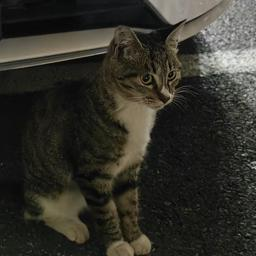
%> input picture new_STDM/5 cat256_rgb.jpg, 256 x 256 px
$ octave test_psnr.m   (GNU Octave 9; MATLAB toolbox functions it lacks are replaced by stand-ins)
%> lines starting %> are read from the running program, lines starting %| are printed output that depends on the picture; in (x1, y1, x2, y2) boxes, pixels count from 0 and x2, y2 are one past the last pixel; in counts of white or black regions, pixels touching at a corner belong together; the program's own positions count from 1
### new_STDM/psnr_fun_rgb2.m
function [peak_snr_wn] = psnr_fun_rgb2(img_name,Delta)
%> called with img_name = '5 cat256_rgb.jpg', Delta = 30
tic;
order = 31;
T_multiply = 10000;
sigma_E = 10^5;
T = 3000;
R = 3;
% M1 >= M_D > len_skm >= L
L = 30; % 水印长度
M_D = 50;  % 所有标准正交向量个数
len_skm = 40; % 要嵌入水印的标准正交向量个数
M1 = 60; % 低频zernike矩系数的个数
% [5 lines of commented-out code are left out]

T1 = floor(T/2);
% T2 = T-T1;

% img_name = "lena512.bmp";
img_rgb = imread(img_name);
%> img_rgb is the input picture: size 256x256x3 uint8; mean R, G, B 50.2, 48.8, 41.4
% uint8->double
img_rgb = double(img_rgb);
%> img_rgb: size 256x256x3 double
img = img_rgb(:,:,1);
% 展示图像
% figure('Name', '原始图像');
% imshow(uint8(img));

%zernike正变换，得到Anm, Vnm
PQ = zernike_orderlist(order,1);
% [V]=zernike_V(img, order);
[A]=zernike_A2(img, PQ);
%> in zernike_A2, `mask(inside) = ones(size(inside));`:
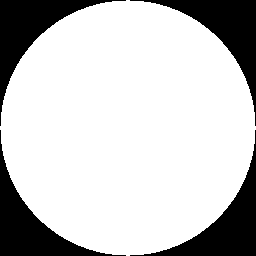
%> mask: size 256x256 double; values 0 (black) and 1 (white), 77.9% white; 4 black regions, box (x1, y1, x2, y2) and area: (0, 0, 126, 126) 3614, (130, 0, 256, 126) 3614, (0, 130, 126, 256) 3614, (130, 130, 256, 256) 3614
%> after the loop in zernike_A2, `for k=1:length(PQ)`:
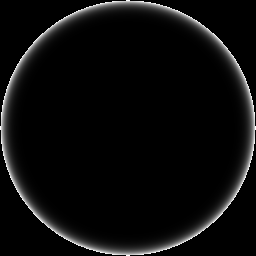
%> R: size 256x256 double; min 0, max 1, mean 0.0474; drawn with min black and max white
%> after the loop in zernike_A2, `for k=1:length(PQ)`:
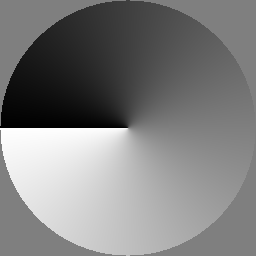
%> phase: size 256x256 double; min -97.27, max 97.27, mean 0; drawn with min black and max white
% [A]=zernike_A(img, V, PQ);
img_size = size(img);        %图像大小
%> img_size = [256 256]

% 选取低阶zernike系数嵌入水印
in = find(PQ(:,1)<31 & PQ(:,2)>0 & mod(PQ(:,2),4)~=0);
if length(in) < L
    fprintf("wrong:length(in) < water_length\n");
end

% 标记高阶和低阶系数的下标
flag = zeros(1,length(PQ));   % flag: 1×len(PQ)
flag(in(1:M1)) = 1;

% 计算除去order内像素的图像
img_else = img;
for k = 1:M1
    A_enc_complex=A(in(k));
    Ain=find(abs(A)==abs(A_enc_complex));
    V1 = zernike_V2(img_size, PQ, in(k));
    V2 = zernike_V2(img_size, PQ, Ain(1));
    img_else=img_else-(A(in(k))*V1+conj(A(in(k)))*V2);
%     img_else=img_else-(A(in(k))*V(:,:,in(k))+conj(A(in(k)))*V(:,:,Ain(1)));
end
%> this loop made 60 passes
%> Ain on passes 1 to 12: [2; 3], [4; 6], [8; 9], [7; 10], [12; 14], [18; 19], [17; 20], [16; 21], [24; 26], [22; 28], [32; 33], [31; 34]
%> pass 1, in psnr_fun_rgb2, `img_else=img_else-(A(in(k))*V1+conj(A(in(k)))*V2);`:
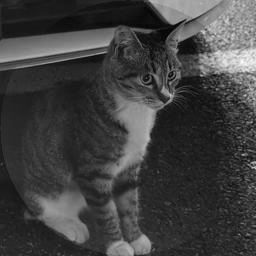
%> img_else: size 256x256 double; min -13.36, max 238, mean 50.2; drawn with min black and max white
%> after the loop:
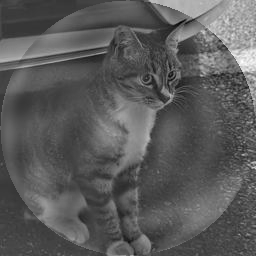
%> img_else: size 256x256 double; min -53.79, max 238, mean 50.2; drawn with min black and max white
% figure;imshow(uint8(img_else));

A_enc_abs = abs(T_multiply*A/A(1));
%> A_enc_abs = 528 values, max 10000 at index 1, min 36.92 at index 81, mean 767.7

% 生成加密查找表
ELUT = ELUT_Gen(sigma_E,T);
G_zero = 1;
% G
while isempty(G_zero) == 0
    %G：T×L
    G = zeros(T,L);
    for i=T1+1:T
        j=randi([1,L]);
        G(i,j)=1;
    end
    sum_G =sum(G);
    G_zero = find(sum_G<R);
end

% 生成标准正交向量S
[S_l,Sym_l,SA_l,SAl_index] = S_Gen(flag,M_D,len_skm,PQ);
% 生成密钥
[sk_a,sk_w] = Sk_Gen(G,M_D,SAl_index,T1,T,L,len_skm,R);

delta = round(Delta*rand(len_skm,1)) - Delta/2;
% delta = zeros(len_skm,1);
% Quantizer_0
embed_q = water_quantizer_e(A_enc_abs,SA_l,delta,Delta);
%> in water_quantizer_e, `ro = SA_l' * A;`: ro = 40 values, max 1346.6 at index 20, min -1708.2 at index 14, mean 32.39
%> in water_quantizer_e, `ro_q = Delta * round((ro+delta)/Delta) - delta;`: ro_q = 40 values, max 1344 at index 20, min -1709 at index 14, mean 32.08
%> after the loop in water_quantizer_e, `for i = 1:L`: em_q = 528 values, max 14.62 at index 26, min -12.09 at index 73, mean -0.00437
%> embed_q has the same summary as em_q in water_quantizer_e

% 图像加密
M = length(PQ);

c_img = img_else;
ppad_e = zeros(M,1);
for i = 1:M
    ppad_e(i) = A_enc_abs(i)*flag(i) + embed_q(i);
end
%> after the loop, ppad_e = 528 values, max 3361.2 at index 10, min 0 at index 1, mean 144.5
ppad_e = symmetri(ppad_e,PQ,flag);
%> after the loop in symmetri, `for i = 1:N`: index = 528 logical values, 1 true; m = 7; w_v = 528 values, max 3361.2 at index 7, min 0 at index 1, mean 288.9
%> ppad_e has the same summary as w_v in symmetri
pad_e = zeros(2*M_D,1);
for i = 1:M_D
    for j = 1:R
        pad_e(i) = pad_e(i) + ELUT(sk_a((i-1)*R+j));
    end
    ppad_e = ppad_e +  pad_e(i)*S_l(:,i);
end
%> after the loop, pad_e = 100 values, max 493216 at index 5, min -420886 at index 28, mean -2989.4; ppad_e = 528 values, max 422448 at index 150, min -263055.4 at index 26, mean 327
for i = 1:M_D
    for j = 1:R
        pad_e(i+M_D) = pad_e(i+M_D) + ELUT(sk_a((i-1)*R+j));
    end
    ppad_e = ppad_e +  pad_e(i+M_D)*Sym_l(:,i);
end
%> after the loop, pad_e = 100 values, max 493216 at index 5, min -420886 at index 28, mean -5978.7; ppad_e = 528 values, max 422448 at index 140, min -263055.4 at index 24, mean 365.1
for i = 1:M
%     c_img = c_img + (embed_q(i)+ppad_e(i))*A(i)/A_enc_abs(i)*V(:,:,i);
    V = zernike_V2(img_size, PQ, i);
    c_img = c_img + ppad_e(i)*A(i)/A_enc_abs(i)*V;
end
% [5 lines of commented-out code are left out]

xstep = 2/(img_size(1)-1);
%> xstep = 0.00784
ystep = 2/(img_size(2)-1);
%> ystep = 0.00784
[x,y] = meshgrid(-1:xstep:1,-1:ystep:1);
circle1 = sqrt(x.^2+y.^2);
inside = find(circle1<1.0001);
%> inside = 51080 values from 127 to 65410
outside = find(circle1>=1.0001);
%> outside = 14456 values from 1 to 65536
% total = length(inside) + length(outside);
img_outside = img(outside);
outside_len = length(img_outside);
%> outside_len = 14456
% 内切圆外像素加密（流密码加密）
key = rng;
img_length2 = img_size(1)*img_size(2);
%> img_length2 = 65536
img_length3 = img_size(1)*img_size(2);
%> img_length3 = 65536
total_length = outside_len+img_length2+img_length3;
%> total_length = 145528

text = randi([0,255],total_length,1);

% cipher = zeros(outside_len,1);
cipher1_img = c_img;
for i = 1:outside_len
    cipher1_img(outside(i)) = bitxor(c_img(outside(i)),text(i));
end

% 图像二通道、三通道流密码加密

cipher2_img = zeros(img_size(1),img_size(2));
img2 = img_rgb(:,:,2);
for i = 1:img_length2
    cipher2_img(i) = bitxor(img2(i),text(i+outside_len));
end
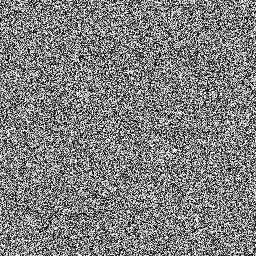
%> cipher2_img: size 256x256 double; min 0, max 255, mean 127.2

cipher3_img = zeros(img_size(1),img_size(2));
img3 = img_rgb(:,:,3);
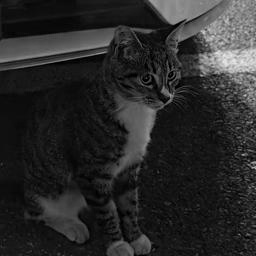
%> img3: size 256x256 double; min 0, max 233, mean 41.4
for i = 1:img_length3
    cipher3_img(i) = bitxor(img3(i),text(i+outside_len+img_length2));
end

cipher = zeros(img_size(1),img_size(2),3);
cipher(:,:,1) = cipher1_img;
cipher(:,:,2) = cipher2_img;
cipher(:,:,3) = cipher3_img;

cipher1 = mod(round(real(cipher)),256);
% cipher1 = round(real(cipher));
% cipher1(cipher1<0) = 0;
% cipher1(cipher1>255) = 255;

figure('Name', '第二次加密图像');
imshow(uint8(cipher1));

time1 = toc;
fprintf("所有者端运行时间：%.2f\n",time1);


tic;
% 设置要嵌入的水印信息
b_k = randi([0,1],L,1);
m_k = 2*b_k-1;
W =  floor(Delta/4) * (m_k);
% 生成水印查找表
WLUT = floor(Delta/(4*R)) * G * (m_k);
% 生成解密查找表
DLUT = -ELUT + WLUT;

% 图像解密
cipher1 = double(cipher1);
w_img = cipher1(:,:,1);
pad_d =zeros(2*M_D,1);
ppad_d = zeros(M,1);
for i = 1:M_D
    for j = 1:R
        pad_d(i) = pad_d(i) + DLUT(sk_a((i-1)*R+j));
    end
    ppad_d = ppad_d +  pad_d(i)*S_l(:,i);
end
for i = 1:M_D
    for j = 1:R
        pad_d(i+M_D) = pad_d(i+M_D) + DLUT(sk_a((i-1)*R+j));
    end
    ppad_d = ppad_d +  pad_d(i+M_D)*Sym_l(:,i);
end
for i = 1:M
    V = zernike_V2(img_size, PQ, i);
    w_img = w_img + ppad_d(i)*A(i)/A_enc_abs(i)*V;
end
% [8 lines of commented-out code are left out]
rng(key);
img_length2 = img_size(1)*img_size(2);
img_length3 = img_size(1)*img_size(2);
total_length = outside_len+img_length2+img_length3;
text = randi([0,255],total_length,1);
decryption1 = w_img;
for i = 1:outside_len
    decryption1(outside(i)) = bitxor(w_img(outside(i)),text(i));
end

% 图像二通道、三通道流密码解密
img_size = size(cipher1);
decryption2 = zeros(img_size(1),img_size(2));
img2 = cipher1(:,:,2);
for i = 1:img_length2
    decryption2(i) = bitxor(img2(i),text(i+outside_len));
end

decryption3 = zeros(img_size(1),img_size(2));
img3 = cipher1(:,:,3);
for i = 1:img_length3
    decryption3(i) = bitxor(img3(i),text(i+outside_len+img_length2));
end

decryption_img = zeros(img_size(1),img_size(2),3);
decryption_img(:,:,1) = decryption1;
decryption_img(:,:,2) = decryption2;
decryption_img(:,:,3) = decryption3;

img_w1 = uint8(mod(round(real(decryption_img)),256));
filtered_img = filter_img(img_w1(:,:,1));
img_w1(:,:,1) = filtered_img;
% img_w = round(real(decryption));
% img_w(img_w<0)=0;
% img_w(img_w>255)=255;
figure('Name', '第二次解密图像');
imshow(img_w1);
time2 = toc;
fprintf("用户端运行时间：%.2f\n",time2);


% figure('Name', '水印信息');
% imshow(uint8(mod(round(real(img_w-img)),256)));

% ------------------------------------------------- %
% 提取水印信息
% ------------------------------------------------- %
% Bm = Bm_Gen(len_skm,T,R,sk_w);
img_w = double(img_w1(:,:,1));
Bm = Bm_Gen1(T,R,sk_a,SAl_index);
% G = G(T1+1:T,:);
[w_A] = zernike_A2(img_w, PQ);
w_A_abs = abs(T_multiply*w_A/w_A(1));
[arbitration] = detection_my(Bm,G,SA_l,w_A_abs,b_k, Delta, delta);
if arbitration == 1
    disp("图像水印提取成功")
else
    disp("图像水印提取失败")
end

peak_snr_wn = psnr(img_w1, uint8(img_rgb));
end

### new_STDM/zernike_orderlist.m
% **********************************************************************
% PQ=zernike_orderlist(ORDER)
% PQ=zernike_orderlist(ORDER, WITHNEG)
%
% Create the moment indices (oder p and repetition) satisfying the
% necessary criteria (p-|q|=even, |q|<p) up to order p=ORDER.
%
% If WITHNEG is 1, then the basis functions with negative repetition are
% included.
%
% PQ is a matrix with 2 columns (p and q).
%
% Christian Wolf, http://liris.chrs.fr/christian.wolf
%
% Permission is granted for anyone to copy, use, modify, or distribute this
% program and accompanying programs and documents for any purpose, provided
% this copyright notice is retained and prominently displayed, along with
% a note saying that the original programs are available from my web page.
%
% The programs and documents are distributed without any warranty, express
% or implied.  As the programs were written for research purposes only, they
% have not been tested to the degree that would be advisable in any
% important application.
% All use of these programs is entirely at the user's own risk.
%
% **********************************************************************

% **********************************************************************
% Change log:
% 21.12.2009 cw: -Begin
% **********************************************************************

function PQ=zernike_orderlist(ORDER, WITHNEG)

    if nargin<2     %判断函数输入的变量个数，如果小于2，说明WITHNEG没有输入，就置零
        WITHNEG=0;
        fprintf('WITHENG')
    end

    PQ=[];
    if WITHNEG
        for p=0:ORDER
            for q=-p:p
                if mod(abs(p-abs(q)),2)==0
                    PQ = [ PQ ; p q ];
                end
            end
        end
    else
        for p=0:ORDER
            for q=0:p
                if mod(abs(p-q),2)==0
                    PQ = [ PQ ; p q ];
                end
            end
        end
    end

### new_STDM/zernike_A2.m
function [A]=zernike_A2(img, PQ)
img = double(img);
img_size = size(img);       %图像大小
xstep = 2/(img_size(1)-1);  %x方向上步长
ystep = 2/(img_size(2)-1);  %y方向上步长
[x,y] = meshgrid(-1:xstep:1,-1:ystep:1);%以图像中心为原点，每个坐标到图像中心的距离，（规划到单位圆以内）
circle1 = sqrt(x.^2 + y.^2);      %每个坐标到图像中心的距离，（规划到单位圆以内）
inside = find(circle1<=1.0001);    %inside是一个列向量，代表该图像中位于单位圆内的点
mask = zeros(img_size);      %创建全零的mask矩阵，用来存放该图像中位于单位圆内的点
mask(inside) = ones(size(inside));  %单位圆内的坐标标记为1，否则标记为0
Z=zeros(img_size);
Z(inside)=x(inside)+1i*y(inside);
p=abs(Z);
theta=angle(Z);


A=zeros(length(PQ),1);
%按照公式推导，先求R，再求V，最后求A
for k=1:length(PQ)
    n=PQ(k,1);
    m=PQ(k,2);
    a=(n-abs(m))/2;b=(n+abs(m))/2;
    R=zeros(img_size);
    for s=0:a
        num=power(-1,s).*factorial(n-s)*(p.^(n-2*s));
        den=factorial(s)*factorial(b-s)*factorial(a-s);
        R=R+(num/den);
    end
    phase=m*theta;
    R(mask==0)=0;
    phase(mask==0)=0;
    V=(R.*exp(1i*phase));
    A(k)=((n+1)/pi*sum(sum(xstep*ystep*img.*conj(V))));  %conj计算复数共扼值
end


### new_STDM/zernike_V2.m
function [V]=zernike_V2(img_size, PQ,k)
xstep = 2/(img_size(1)-1);  %x方向上步长
ystep = 2/(img_size(2)-1);  %y方向上步长
[x,y] = meshgrid(-1:xstep:1,-1:ystep:1);%以图像中心为原点，每个坐标到图像中心的距离，（规划到单位圆以内）
circle1 = sqrt(x.^2 + y.^2);      %每个坐标到图像中心的距离，（规划到单位圆以内）
inside = find(circle1<=1.0001);    %inside是一个列向量，代表该图像中位于单位圆内的点
mask = zeros(img_size);      %创建全零的mask矩阵，用来存放该图像中位于单位圆内的点
mask(inside) = ones(size(inside));  %单位圆内的坐标标记为1，否则标记为0
Z=zeros(img_size);
Z(inside)=x(inside)+1i*y(inside);
p=abs(Z);
theta=angle(Z);


% for k=1:length(PQ)
n=PQ(k,1);
m=PQ(k,2);
a=(n-abs(m))/2;b=(n+abs(m))/2;
R=zeros(img_size);
for s=0:a
    num=power(-1,s).*factorial(n-s)*(p.^(n-2*s));
    den=factorial(s)*factorial(b-s)*factorial(a-s);
    R=R+(num/den);
end
phase=m*theta;
R(mask==0)=0;
phase(mask==0)=0;
V=(R.*exp(1i*phase));
% end

### new_STDM/S_Gen.m
function [S_l,Sym_l,SA_l,SAl_index] = S_Gen(flag,M_D,len_skm,PQ)
    M = length(flag);
    So_l = rand(sum(flag),M_D+1);
    So_l = orth(So_l);
    So_l(:,1) = [];

    % 取M_D个低频矩个数大小的标准正交向量
    S_l = zeros(M,M_D);
    Sym_l = zeros(M,M_D);
    j = 1;
    for i = 1:M
        if flag(i) == 1
            S_l(i,:) = So_l(j,:);
            n = PQ(i,1);
            m = PQ(i,2);
            index = PQ(:,1)==n & PQ(:,2)==-m;
            flag(index) = 1;
            Sym_l(index,:) = So_l(j,:);
            j = j + 1;
        end
    end
    % clear So_l

    % 随机从M_D中取len_skm个标准正交向量的下标
    SAl_index = randperm(M_D);
    SAl_index = SAl_index(1:len_skm);
    SAl_index = sort(SAl_index);

    % 随机从M_D中取len_skm个标准正交向量
    SA_l = zeros(M,len_skm);
    for i = 1:len_skm
        SA_l(:,i) = S_l(:,SAl_index(i));
    end
end

### new_STDM/Sk_Gen.m
function [sk_a,sk_w] = Sk_Gen(G,M_D,SAl_index,T1,T,L,len_skm,R)
%     sk_a = zeros(2*M_D*R,1);
    sk_a = zeros(M_D*R,1);
    sk_w = zeros(len_skm*R,1);
    k = 1;
    h = 1;
    for i = 1:M_D
        if i == SAl_index(k)
            source = find(G(:,h)==1);
            ind = randperm(length(source));
            for j = 1:R
                sk_a((i-1)*R+j) = source(ind(j));
                sk_w((k-1)*R+j) = source(ind(j));
            end
            if k < len_skm
                k = k + 1;
                if h < L
                    h = h + 1;
                else
                    h = ceil(rand()*L);
                end
            end
        else
            sk_a((i-1)*R+1:i*R) = randperm(T-T1, R) + T1;
        end
    end
%     for i = M_D+1:2*M_D
%         sk_a((i-1)*R+1:i*R) = randperm(T1,R);
%     end
end

### new_STDM/water_quantizer_e.m
function [em_q] = water_quantizer_e(A,SA_l,delta,Delta)
    ro = SA_l' * A;
    ro_q = Delta * round((ro+delta)/Delta) - delta;

    [~,L] = size(SA_l);
    [M,N] = size(A);
    em_q = zeros(M,N);
    for i = 1:L
        em_q = em_q + ro_q(i)*SA_l(:,i) - ro(i)*SA_l(:,i);
    end
end

### new_STDM/symmetri.m
function [w_v] = symmetri(w_v,PQ,flag)
    N = length(flag);
    for i = 1:N
        if flag(i) == 1
            n = PQ(i,1);
            m = PQ(i,2);
            index = PQ(:,1)==n & PQ(:,2)==-m;
            w_v(index) = conj(w_v(i));
        end
    end
end

### new_STDM/ELUT_Gen.m
function [ ELUT ] = ELUT_Gen( sigma_E, T )


%mu_E = round(sigma_E * rand(T, 1) + sigma_E);
ELUT = round(sigma_E .* randn(T, 1));

end

### new_STDM/test_psnr.m
clc;
clear;
img_name = "5 cat256_rgb.jpg";
Delta = 30;
for i = 1:1
%     tic;
%> (the run ends here)
